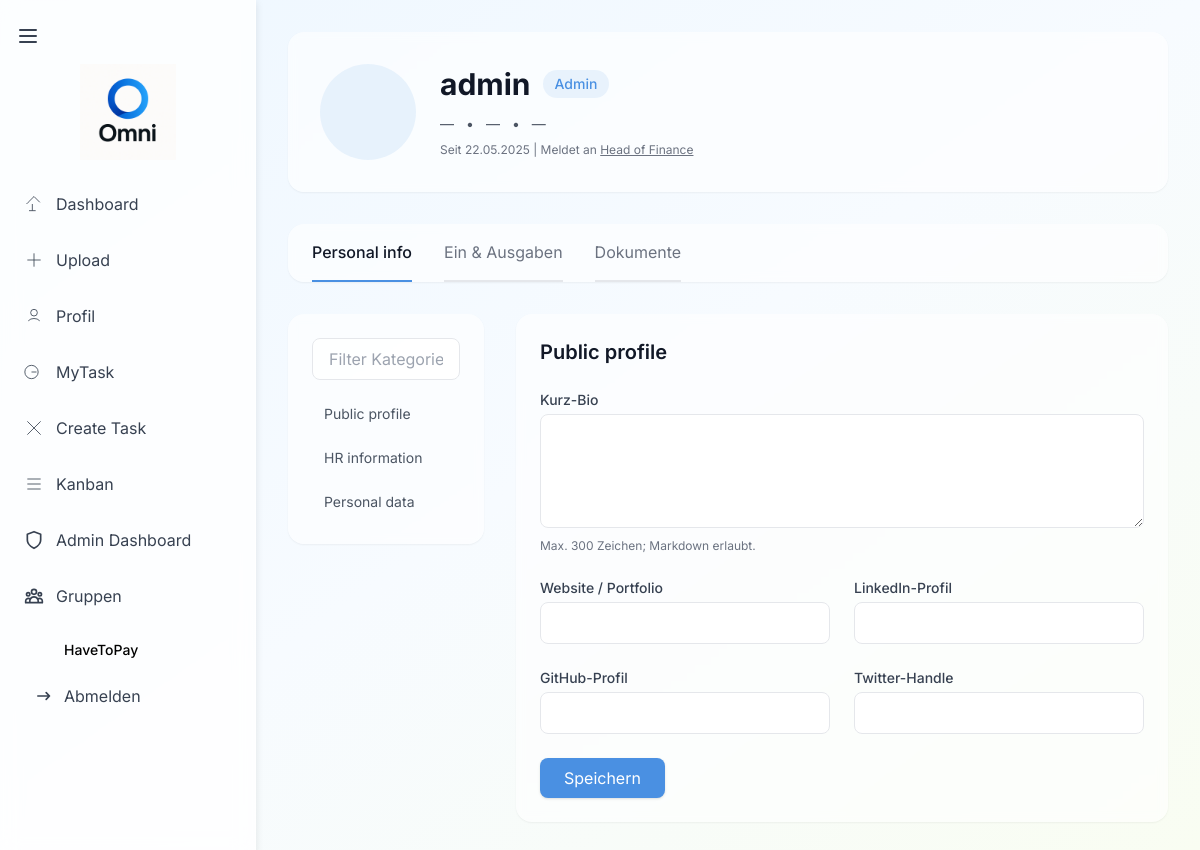
The app's page /profile.php (signed in) with its own data.
### tables this page shows
CREATE TABLE users (
  id INT AUTO_INCREMENT PRIMARY KEY,
  username VARCHAR(50) NOT NULL UNIQUE,
  password_hash VARCHAR(255) NOT NULL,
  email VARCHAR(100) NOT NULL UNIQUE,
  role ENUM('admin','member','guest') NOT NULL DEFAULT 'guest',
  created_at DATETIME NOT NULL DEFAULT CURRENT_TIMESTAMP,
  updated_at DATETIME NOT NULL DEFAULT CURRENT_TIMESTAMP ON UPDATE CURRENT_TIMESTAMP
);

### src/controllers/profile.php (called while the page is built, shortened)
<?php
require_once __DIR__ . '/../lib/db.php';
require_once __DIR__ . '/../lib/auth.php';
require_once __DIR__ . '/../../templates/profile.php';

### public/profile.php (called while the page is built, shortened)
<?php
require_once __DIR__ . '/../src/controllers/profile.php';

### src/lib/auth.php (called while the page is built, shortened)
<?php
function isLoggedIn(): bool {
    return !empty($_SESSION['user_id']);
}
function getUser(): ?array {
    global $pdo;
    $stmt = $pdo->prepare('SELECT * FROM users WHERE id = ?');
    $stmt->execute([$_SESSION['user_id']]);
    return $stmt->fetch();
}

### templates/profile.php (the view, shortened to what this page needs)
<?php
require_once __DIR__ . '/../src/lib/auth.php';
$activeTab = $_GET['tab'] ?? 'personal_info';
?>
<!DOCTYPE html>
<html lang="de" class="h-full">
<head>
  <script src="https://cdn.tailwindcss.com"></script>
</head>
<body class="min-h-screen bg-gradient-to-br from-[#eef7ff] via-[#f7fbff] to-[#f9fdf2] flex">
<?php require_once __DIR__.'/navbar.php'; ?>
<div class="ml-0 md:ml-64 flex-1 p-4 md:p-8 mt-14 md:mt-0">
  <header class="bg-white/60 backdrop-blur-sm shadow-sm rounded-2xl mb-8">
    <div class="max-w-5xl mx-auto flex items-center gap-6 px-8 py-8">
      <div class="h-24 w-24 rounded-full bg-[#4A90E2]/10 flex items-center justify-center text-3xl font-bold text-[#4A90E2]">
      </div>
      <div class="flex-1">
        <div class="flex flex-wrap items-center gap-3">
          <h1 class="text-3xl font-bold text-gray-900 break-all"><?= htmlspecialchars($user['username']) ?></h1>
          <span class="px-3 py-1 rounded-full bg-[#4A90E2]/10 text-[#4A90E2] text-sm font-medium"><?= ucfirst($user['role']) ?></span>
        </div>
        <p class="mt-3 text-gray-600 flex flex-wrap gap-x-3 gap-y-2 text-sm">
          <span><?= htmlspecialchars($user['job_title'] ?? '—') ?></span><span class="hidden sm:inline">•</span>
          <span><?= htmlspecialchars($user['department'] ?? '—') ?></span><span class="hidden sm:inline">•</span>
          <span><?= htmlspecialchars($user['location'] ?? '—') ?></span>
        </p>
        <p class="mt-2 text-xs text-gray-500">Seit <?= date('d.m.Y',strtotime($user['created_at'])) ?> | Meldet an <span class="underline">Head&nbsp;of&nbsp;Finance</span></p>
      </div>
    </div>
  </header>
  <nav class="bg-white/60 backdrop-blur-sm shadow-sm rounded-2xl mb-8 overflow-hidden">
    <div class="px-4 md:px-6">
      <ul class="flex space-x-8 text-gray-500 overflow-x-auto">
        <?php $tabs=['personal_info'=>'Personal info','finance'=>'Ein & Ausgaben','documents'=>'Dokumente'];
          foreach($tabs as $k=>$lbl):
            $cls = $k === $activeTab ? 'border-[#4A90E2] text-gray-900 font-medium' : 'hover:text-gray-900'; ?>
            <li><a href="?tab=<?=$k?>" class="py-4 block border-b-2 whitespace-nowrap <?=$cls?>"><?=$lbl?></a></li>
        <?php endforeach; ?>
      </ul>
    </div>
  </nav>
  <?php
    switch($activeTab){
      default:
        $sidebarCats=[
          'public_profile'=>'Public profile',
          'hr_information'=>'HR information',
          'personal_data'=>'Personal data'
        ];
    }
  ?>
  <div class="grid grid-cols-1 md:grid-cols-4 gap-6 md:gap-8">
    <aside class="bg-white/60 backdrop-blur-sm shadow-sm rounded-2xl p-4 md:p-6 space-y-4 h-fit">
      <input id="sidebarFilter" type="text"
             placeholder="Filter Kategorien…"
             class="w-full px-4 py-2 rounded-lg bg-white/80 border border-gray-200 focus:ring-2 focus:ring-[#4A90E2]/50 focus:border-[#4A90E2]">
      <ul id="sidebarList" class="space-y-2 text-gray-600 max-h-[60vh] overflow-y-auto text-sm">
        <?php foreach($sidebarCats as $catKey=>$catLabel):?>
          <li class="filter-item hover:text-gray-900 cursor-pointer">
            <a href="?tab=<?=$activeTab?>&subtab=<?=$catKey?>"
               class="block px-3 py-2 rounded-lg hover:bg-white/80">
              <?=$catLabel?>
            </a>
          </li>
        <?php endforeach; ?>
      </ul>
    </aside>
    <section class="md:col-span-3 bg-white/60 backdrop-blur-sm shadow-sm rounded-2xl p-4 md:p-6">
      <?php
        $sub = $_GET['subtab'] ?? array_key_first($sidebarCats);
        $filePath = __DIR__."/profile_tabs/{$activeTab}/{$sub}.php";
        if(!file_exists($filePath)){
          echo '<p class="text-gray-500">Kein Inhalt verfügbar.</p>';
        } else {
          include $filePath;
        }
      ?>
    </section>
  </div>
</div>
</body>
</html>

### templates/profile.php (style rules this page uses)
body { font-family: 'Inter', sans-serif; }

### records on screen
users: username "admin", role "Admin", created_at "22.05.2025"

### other values on screen
$l['label'] "Dashboard"
$l['label'] "Upload"
$l['label'] "Profil"
$l['label'] "MyTask"
$l['label'] "Create Task"
$l['label'] "Kanban"
$user['job_title'] "—"
$user['department'] "—"
$user['location'] "—"
$lbl "Personal info"
$lbl "Ein & Ausgaben"
$lbl "Dokumente"
$catLabel "Public profile"
$catLabel "HR information"
$catLabel "Personal data"
